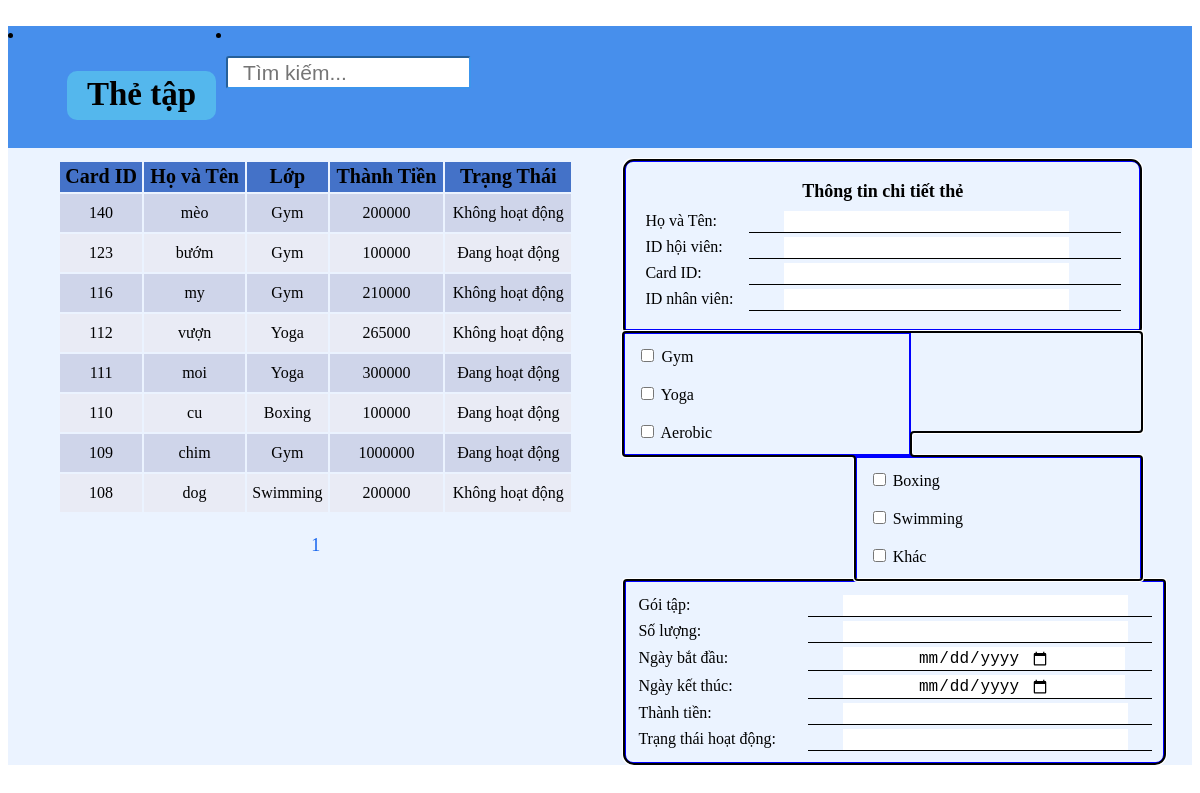
The app's page /controller/controller_the/the_hien_thi.php, older data.
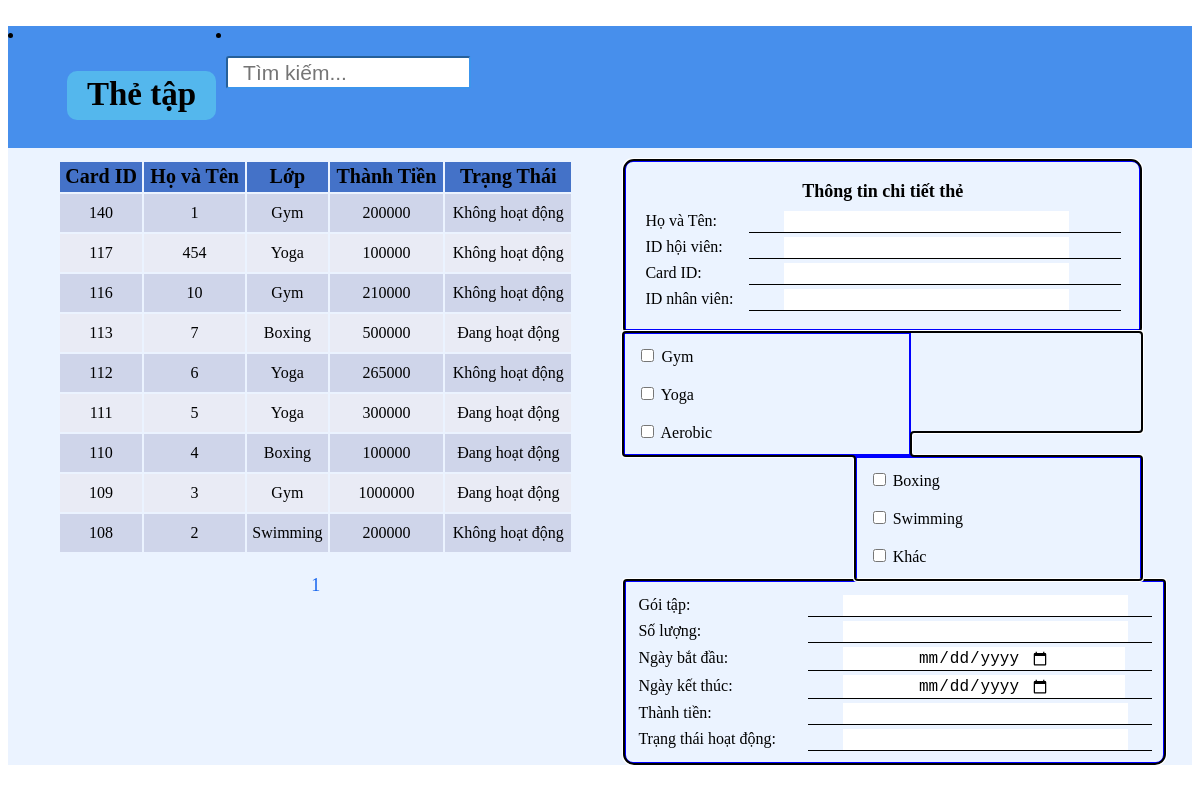
The same page, newer data.
### tables this page shows
CREATE TABLE `card` (
  `card_id` varchar(50) NOT NULL,
  `status` tinyint(1) NOT NULL DEFAULT 0,
  `packages` varchar(50) DEFAULT NULL,
  `quantity` int(11) DEFAULT NULL,
  `types_room` varchar(50) DEFAULT NULL,
  `time_start` date DEFAULT NULL,
  `time_end` date DEFAULT NULL,
  `id_hv` varchar(50) DEFAULT NULL,
  `id_nv` varchar(50) DEFAULT NULL,
  `time_private` float DEFAULT NULL,
  `total_money` float NOT NULL
);

CREATE TABLE `tbl_hoi_vien` (
  `id_hv` int(11) NOT NULL,
  `name_hv` varchar(50) NOT NULL,
  `ngay_sinh` date NOT NULL,
  `gioi_tinh` tinyint(1) NOT NULL DEFAULT 0,
  `tuoi` int(11) NOT NULL,
  `sdt` varchar(50) NOT NULL,
  `cmnd` varchar(50) NOT NULL,
  `bien_xe` varchar(50) DEFAULT NULL,
  `diem_tich_luy` float NOT NULL,
  `gmail` varchar(50) NOT NULL
);

### controller/controller_the/the_hien_thi.php (the view, shortened to what the changed rows need)
<?php
    include_once "../../controller/connection.php";
?>
<link rel="stylesheet" href="../assets/css/the.css">
<div class="the_ten-hienthi">
   <li><h2 class = "the_ten1">Thẻ tập</h2></li>
</div>
<div class='the_div-fixed'>
    <div class="the_div-hienthi">
    <table class="the_table-hienthi">
            <tr class='the_table_row-hienthi the_table-Tieu_de' style="background-color: #4472C8">
                <th>Card ID</th>
                <th id="sort-ten">Họ và Tên</th>
                <th id="sort-ten">Lớp</th>
                <th id="sort-tien">Thành Tiền</th>
                <th id="sort-status">Trạng Thái</th>
            </tr>
            <tbody id="the_table_body">
        <?php
            $sort = isset($_GET['sort']) ? $_GET['sort'] : '';
            $keyword = isset($_POST['cardsearch']) ? $_POST['cardsearch'] : "";
            $postb =  "WHERE card_id LIKE '%$keyword%' OR name_hv LIKE '%$keyword%' OR status LIKE '%$keyword%'";
            $p = isset($_GET['page']) ? (int)$_GET['page'] : 1;
            $limit = 11;
            $start = ($p - 1) * $limit;
            if ($sort == '1') {
                $sqlthe1 = "SELECT * FROM card Inner Join tbl_hoi_vien On card.id_hv = tbl_hoi_vien.id_hv ORDER BY name_hv ASC LIMIT $start, $limit";
            } elseif ($sort == '2') {
                $sqlthe1 = "SELECT * FROM card Inner Join tbl_hoi_vien On card.id_hv = tbl_hoi_vien.id_hv ORDER BY name_hv DESC LIMIT $start, $limit";
            } elseif ($sort == '3') {
                $sqlthe1 = "SELECT * FROM card Inner Join tbl_hoi_vien On card.id_hv = tbl_hoi_vien.id_hv ORDER BY total_money ASC LIMIT $start, $limit";
            } elseif ($sort == '4') {
                $sqlthe1 = "SELECT * FROM card Inner Join tbl_hoi_vien On card.id_hv = tbl_hoi_vien.id_hv ORDER BY total_money DESC LIMIT $start, $limit";
            } else {
                $sqlthe1 = "SELECT * FROM card Inner Join tbl_hoi_vien On card.id_hv = tbl_hoi_vien.id_hv $postb ORDER BY card_id DESC LIMIT $start, $limit";
            }
            $query = mysqli_query($mysqli,$sqlthe1);
            while($row = mysqli_fetch_array($query))
        {
        ?>
        <tr class="the_table_row-hienthi">
            <td class ="the_td_hien_thi"><?php echo $row["card_id"]?></td>
            <td class ="the_td_hien_thi"><?php echo $row["name_hv"]?></td>
            <td class ="the_td_hien_thi"><?php echo $row["types_room"]?></td>
            <td class ="the_td_hien_thi"><?php echo $row["total_money"]?></td>
            <td class ="the_td_hien_thi">
                <?php
                    if ($row["status"] == 1) {
                        echo "Đang hoạt động";  }
                    else {
                        echo "Không hoạt động";  }
                ?>
            </td>
        <?php
       }
       ?>
        </tbody>
    </table>
    <?php
        $sql_count = "SELECT COUNT(*) as count FROM card INNER JOIN tbl_hoi_vien ON card.id_hv = tbl_hoi_vien.id_hv $postb";
        $result_count = mysqli_query($mysqli, $sql_count);
        $row_count = mysqli_fetch_array($result_count);
        $total = $row_count["count"];
        $page_count = ceil($total / $limit);
        ?><br>
    <center class = "the_page-hienthi" >
        <?php
            for ($i = 1; $i <= $page_count; $i++) {
                if ($i == $p) {
                    echo " " . $i . " ";
                } else {
                    echo ' <a href="?page=' . $i  .'&sort=' . $sort . '&cardsearch=' . $keyword .'">' . $i . '</a> ';
                }
            }
            ?>
    </center>
</div>
<div class = "the_div-hienthi1" >
    <table class="the_table-hienthi1" style="border: 3px solid blue; white-space: nowrap;">
          <tr><th colspan = "2" style="font-size: 18px;">Thông tin chi tiết thẻ</th></tr>
    </table>
    </div>
</div>

Row changes from the older to the newer data that the page shows:
no longer on this page (row unchanged): card: card_id "123", id_hv.name_hv "bướm", types_room "Gym", total_money "100000", status "Đang hoạt động"
changed through a linked row, card id 140: id_hv.name_hv "mèo" → "1"
now on this page (row unchanged): card: card_id "117", id_hv.name_hv "454", types_room "Yoga", total_money "100000", status "Không hoạt động"
changed through a linked row, card id 116: id_hv.name_hv "my" → "10"
now on this page (row unchanged): card: card_id "113", id_hv.name_hv "7", types_room "Boxing", total_money "500000", status "Đang hoạt động"
changed through a linked row, card id 112: id_hv.name_hv "vượn" → "6"
changed through a linked row, card id 111: id_hv.name_hv "moi" → "5"
changed through a linked row, card id 110: id_hv.name_hv "cu" → "4"
changed through a linked row, card id 109: id_hv.name_hv "chim" → "3"
changed through a linked row, card "Swimming": id_hv.name_hv "dog" → "2"
